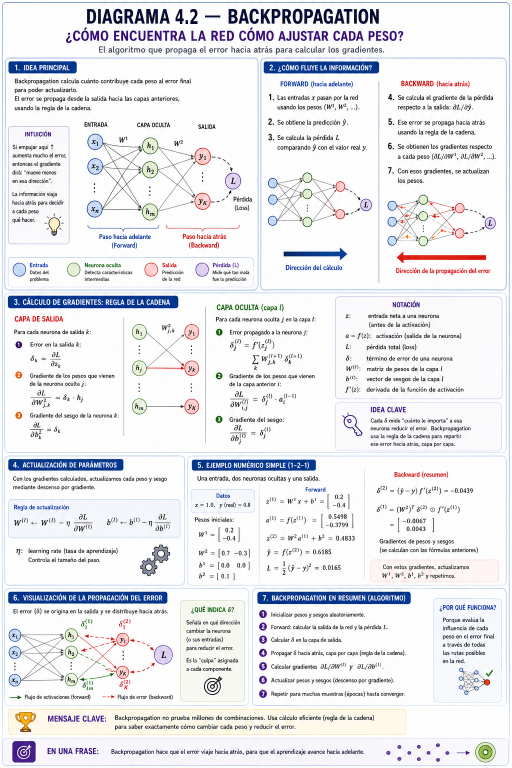
#> input picture diagramas/originales/Diagrama_4.2_antes_repintado_2026-11-08.png, 1024 x 1536 px (shown at 1/2 size)
$ python repintar_4_2.py
#> lines starting #> are read from the running program, lines starting #| are printed output that depends on the picture
### diagramas/scripts/repintado_2026-11-08/pintar.py
# SPDX-License-Identifier: MIT  (© 2026 Carlos Soria Martínez; ver LICENSE)
# -*- coding: utf-8 -*-
"""Motor de repintado: borra zonas con el color de fondo y escribe texto con Fira Sans (con respaldo por carácter),
fórmulas en Latin Modern y monoespaciada. Unidades: píxeles de la imagen."""
from PIL import Image, ImageDraw, ImageFont
from fontTools.ttLib import TTFont
import functools, os

FD = os.environ.get('FIRA_DIR', os.path.join(os.path.dirname(os.path.abspath(__file__)), '..', 'fuentes')) + '/'
DJ = '/usr/share/fonts/truetype/dejavu/'
LM = '/usr/share/texmf/fonts/opentype/public/lm/'
SUBSETS = ['latin', 'latin-ext', 'greek', 'greek-ext', 'symbols2']


@functools.lru_cache(None)
def cmap(path):
    try:
        return set(TTFont(path).getBestCmap().keys())
    except Exception:
        return set()


# [8 lines left out: function fira_paths, not called in this run]


RESPALDO = {
    'sans': [DJ + 'DejaVuSans-Bold.ttf', DJ + 'DejaVuSans.ttf'],
    'mono': [DJ + 'DejaVuSansMono-Bold.ttf', DJ + 'DejaVuSansMono.ttf'],
}


def familia(nombre):
    """Lista de rutas de fuente, por orden de preferencia."""
    if nombre.startswith('fira'):            # 'fira600', 'fira700i', 'firac600'
        fam = 'fira-sans-condensed' if nombre.startswith('firac') else 'fira-sans'
        resto = nombre[5:] if nombre.startswith('firac') else nombre[4:]
        it = resto.endswith('i')
        peso = int(resto.rstrip('i'))
        return fira_paths(peso, fam, it) + RESPALDO['sans']
    if nombre == 'mono':
        return [LM + 'lmmonolt10-bold.otf', LM + 'lmmono10-regular.otf'] + RESPALDO['mono']
    if nombre == 'monob':
        return [DJ + 'DejaVuSansMono-Bold.ttf']
    if nombre == 'mono_r':
        return [DJ + 'DejaVuSansMono.ttf']
    if nombre == 'mathi':                   # cursiva matemática
        return [LM + 'lmroman10-italic.otf', LM + 'lmroman10-regular.otf', LM + 'latinmodern-math.otf', DJ + 'DejaVuSerif-Italic.ttf']
    if nombre == 'mathbi':
        return [LM + 'lmroman10-bolditalic.otf', LM + 'lmroman10-italic.otf', LM + 'latinmodern-math.otf']
    if nombre == 'mathd':
        return [LM + 'lmromandemi10-regular.otf', LM + 'lmroman10-regular.otf', LM + 'latinmodern-math.otf']
    if nombre == 'math':
        return [LM + 'lmroman10-regular.otf', LM + 'latinmodern-math.otf', DJ + 'DejaVuSerif.ttf']
    if nombre == 'mathb':
        return [LM + 'lmroman10-bold.otf', LM + 'latinmodern-math.otf', DJ + 'DejaVuSerif-Bold.ttf']
    if nombre == 'dejavu':
        return [DJ + 'DejaVuSans-Bold.ttf']
    if nombre == 'dejavur':
        return [DJ + 'DejaVuSans.ttf']
    raise KeyError(nombre)


@functools.lru_cache(None)
def fuente(path, size):
    return ImageFont.truetype(path, size)


def elegir(fam, ch):
    for p in familia(fam):
        if ord(ch) in cmap(p):
            return p
    return familia(fam)[-1]


def trozos(texto, fam):
    """Divide el texto en trozos que usan la misma fuente física."""
    out = []
    for ch in texto:
        p = elegir(fam, ch)
        if out and out[-1][1] == p:
            out[-1][0] += ch
        else:
            out.append([ch, p])
    return out


def ancho_run(texto, fam, size, track=0):
    return sum(fuente(p, size).getlength(t) for t, p in trozos(texto, fam)) + track * len(texto)


def run_size(r, size):
    """r = (texto, fam, color, {'sub':True,'sup':True,'escala':0.9, 'dy':0})"""
    opts = r[3] if len(r) > 3 else {}
    s = size * opts.get('escala', 1.0)
    if opts.get('sub') or opts.get('sup'):
        s *= 0.7
    return max(6, round(s))


def ancho(runs, size):
    return sum(ancho_run(r[0], r[1], run_size(r, size), (r[3] if len(r) > 3 else {}).get('track', 0)) for r in runs)


SS = 4   # supermuestreo del texto


def escribir(d, x, y, runs, size, anchor='l', base=None):
    """Escribe una línea de runs con supermuestreo. (x, y): anclaje; y es la LÍNEA BASE. anchor: l, m, r."""
    from PIL import Image as _I, ImageDraw as _D
    if isinstance(runs, str):
        raise TypeError('runs')
    im = d._image
    w = ancho(runs, size)
    if anchor == 'm':
        x -= w / 2
    elif anchor == 'r':
        x -= w
    # capa: margen generoso arriba y abajo
    asc, desc = int(size * 1.6), int(size * 0.8)
    X0, Y0 = int(x) - 4, int(y) - asc
    W, H = int(w) + 12, asc + desc
    for r in runs:
        texto, fam, color = r[0], r[1], r[2]
        opts = r[3] if len(r) > 3 else {}
        s = run_size(r, size)
        dy = opts.get('dy', 0)
        if opts.get('sub'):
            dy += round(size * 0.22)
        if opts.get('sup'):
            dy -= round(size * 0.38)
        track = opts.get('track', 0)
        mask = _I.new('L', (W * SS, H * SS), 0)
        dm = _D.Draw(mask)
        cx = (x - X0) * SS
        for t, p in trozos(texto, fam):
            f = fuente(p, s * SS)
            for ch in (t if track else [t]):
                dm.text((cx, (y + dy - Y0) * SS), ch, font=f, fill=255, anchor='ls')
                cx += f.getlength(ch) + track * SS
        x += (cx / SS) - (x - X0)
        mask = mask.resize((W, H), _I.LANCZOS)
        capa = _I.new('RGB', (W, H), tuple(color) if not isinstance(color, int) else (color,) * 3)
        im.paste(capa, (X0, Y0), mask)
    return w


# [6 lines left out: function ajustar, not called in this run]


def R(texto, fam='fira600', color=(0, 0, 0), **opts):
    return (texto, fam, color, opts)


def hexrgb(h):
    h = h.lstrip('#')
    return tuple(int(h[i:i + 2], 16) for i in (0, 2, 4))


def fondo_de(im, box):
    """Color de fondo: el más frecuente en el perímetro del recuadro (cuantizado), promediado."""
    import collections
    x0, y0, x1, y1 = box
    px = im.load()
    per = [px[x, y0] for x in range(x0, x1)] + [px[x, y1 - 1] for x in range(x0, x1)] + \
          [px[x0, y] for y in range(y0, y1)] + [px[x1 - 1, y] for y in range(y0, y1)]
    q = collections.Counter((p[0] // 6, p[1] // 6, p[2] // 6) for p in per)
    k = q.most_common(1)[0][0]
    sel = [p for p in per if (p[0] // 6, p[1] // 6, p[2] // 6) == k]
    return tuple(round(sum(c[i] for c in sel) / len(sel)) for i in range(3))


# [21 lines left out: functions tinta_de, altura_mayusculas, not called in this run]


def bbox_tinta(im, box, fondo, umbral=160):
    reg = im.crop(box); px = reg.load(); W, H = reg.size
    xs, ys = [], []
    for y in range(H):
        for x in range(W):
            if sum(abs(a - b) for a, b in zip(px[x, y], fondo)) > umbral:
                xs.append(x); ys.append(y)
    if not xs:
        return None
    return (box[0] + min(xs), box[1] + min(ys), box[0] + max(xs) + 1, box[1] + max(ys) + 1)


def bbox_render(runs, size):
    """bbox de la tinta de runs escritos con la línea base en y=0, x=0."""
    from PIL import Image as _I, ImageDraw as _D
    w = int(ancho(runs, size)) + 40
    tmp = _I.new('RGB', (w, int(size * 3)), (0, 0, 0))
    d = _D.Draw(tmp)
    runs2 = [(r[0], r[1], (255, 255, 255), r[3] if len(r) > 3 else {}) for r in runs]
    escribir(d, 10, int(size * 2), runs2, size)
    b = tmp.convert('L').point(lambda v: 255 if v > 90 else 0).getbbox()
    return (b[0] - 10, b[1] - int(size * 2), b[2] - 10, b[3] - int(size * 2))


def reemplazar(im, borrar, medir, viejo, nuevo, align='l', maxw=None, fondo=None, color=None, dx=0, dy=0, size=None):
    """Borra `borrar` y escribe `nuevo` con el tamaño y la línea base del texto `viejo` (medido en `medir`)."""
    fondo = fondo or fondo_de(im, borrar)
    bb = bbox_tinta(im, medir, fondo)
    if color is not None:
        nuevo = [(r[0], r[1], color, r[3] if len(r) > 3 else {}) for r in nuevo]
        viejo = [(r[0], r[1], color, r[3] if len(r) > 3 else {}) for r in viejo]
    if size is None:
        s = 30.0
        while s > 6 and (bbox_render(viejo, s)[2] - bbox_render(viejo, s)[0]) > (bb[2] - bb[0]):
            s -= 0.25
    else:
        s = size
    rb = bbox_render(viejo, s)
    base = bb[1] - rb[1] + dy
    x0 = bb[0] - rb[0]
    d = ImageDraw.Draw(im)
    d.rectangle(borrar, fill=fondo)
    s2 = s
    if maxw:
        while ancho(nuevo, s2) > maxw and s2 > 6:
            s2 -= 0.25
    if align == 'l':
        escribir(d, x0 + dx, base, nuevo, s2)
    elif align == 'm':
        cx = (bb[0] + bb[2]) / 2 + dx
        escribir(d, cx, base, nuevo, s2, anchor='m')
    elif align == 'r':
        escribir(d, bb[2] + dx, base, nuevo, s2, anchor='r')
    return s, s2, base

### diagramas/scripts/repintado_2026-11-08/repintar_4_2.py
# SPDX-License-Identifier: MIT  (© 2026 Carlos Soria Martínez; ver LICENSE)
import sys, os; sys.path.insert(0, os.path.dirname(os.path.abspath(__file__)))
from pintar import *
from PIL import Image, ImageDraw

BASE = os.path.join(os.path.dirname(os.path.abspath(__file__)), '..', '..')
SRC = os.path.join(BASE, 'originales', 'Diagrama_4.2_antes_repintado_2026-11-08.png')
im = Image.open(SRC).convert('RGB')
#> im is the input picture: PIL image 1024x1536 RGB; mean R, G, B 231.4, 231.8, 235.7

# (zona de borrado/medida, texto viejo, texto nuevo, alineación)
cambios = [
    ((646, 1043, 700, 1060), '−0.3799', '0.4013', 'm'),
    ((672, 1068, 715, 1086), '0.4833', '0.3645', 'l'),
    ((622, 1095, 667, 1113), '0.6185', '0.5901', 'l'),
    ((642, 1127, 687, 1145), '0.0165', '0.0220', 'l'),
    ((897, 973, 950, 991), '−0.0439', '−0.0508', 'l'),
    ((802, 1033, 857, 1050), '−0.0067', '−0.0088', 'm'),
    ((808, 1049, 857, 1066), '0.0043', '0.0037', 'm'),
]
for caja, viejo, nuevo, al in cambios:
    c = (12, 12, 12)
    reemplazar(im, caja, caja, [R(viejo, 'mathd', c)], [R(nuevo, 'mathd', c)], align=al)
#> this loop made 7 passes
#> (fondo in reemplazar, bb in reemplazar) on pass 1: ((249, 249, 249), (651, 1045, 696, 1055))
#> (fondo in reemplazar, bb in reemplazar) on pass 2: ((253, 253, 253), (672, 1071, 710, 1082))
#> pass 1, in bbox_tinta, `reg = im.crop(box)`:
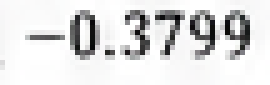
#> reg: PIL image 54x17 RGB (shown 5 times larger); mean R, G, B 222.8, 222.8, 223

im.save(sys.argv[1] if len(sys.argv) > 1 else os.path.join(BASE, 'Diagrama_4.2.png'))
print('ok')
